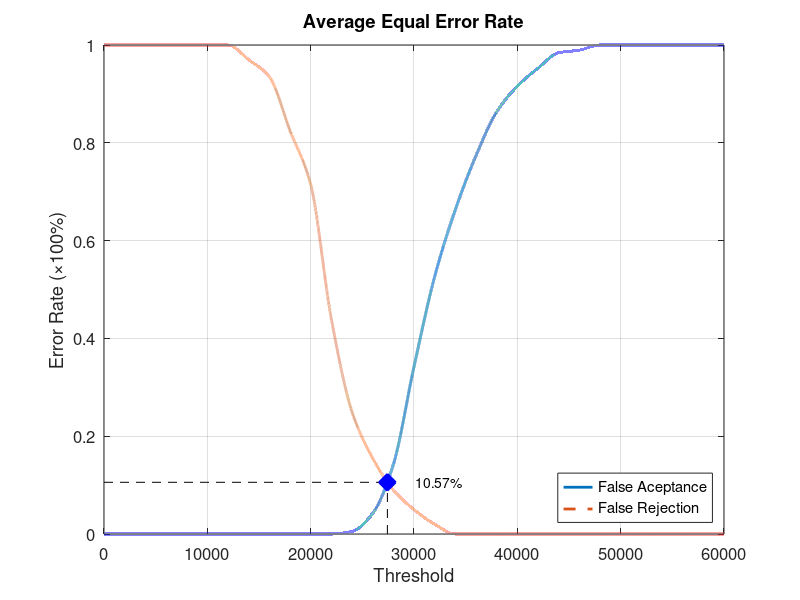
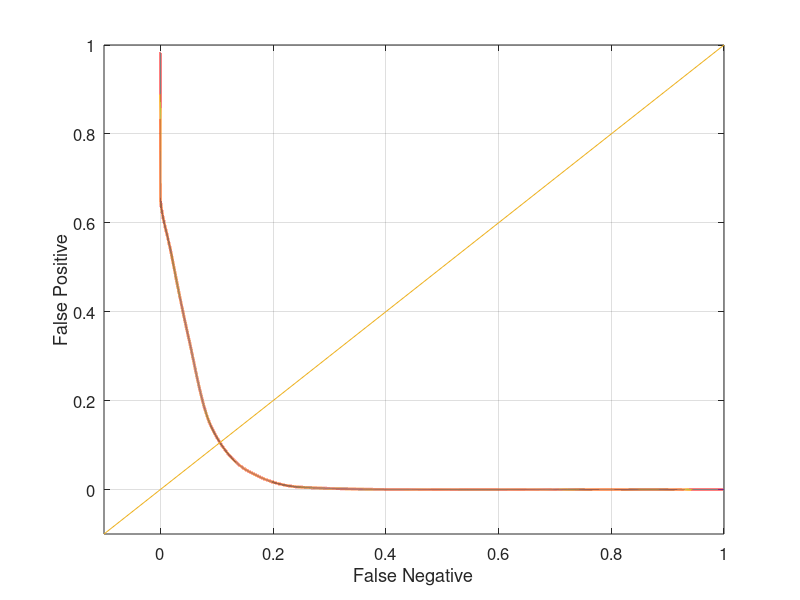

Write the MATLAB code that produced these figures, in order.
function yEER = Database3_3
close all;
clear;
clc;
x = 0:2000:60000;
xq = 0:0.5:60000;

y0 = [0 0 0 0 0 0 0 0 0 0 0 0 0.00526316 0.0421053 0.142105 0.342105 0.526316 0.663158 0.773684 0.863158 0.915789 0.952632 0.984211 0.989474 1 1 1 1 1 1 1];
yy0 = interp1(x, y0, xq, 'pchip');
y1 = [1 1 1 1 1 1 1 0.97 0.935 0.825 0.715 0.44 0.25 0.155 0.09 0.05 0.02 0 0 0 0 0 0 0 0 0 0 0 0 0 0];
yy1 = interp1(x, y1, xq, 'pchip');

% Calculating EER: 
y2 = abs(y0 - y1);
find(y2 == min(y2))
yy2 = abs(yy0 - yy1);
xEER = find(yy2 == min(yy2));
xEERIndex = xq(xEER) % X-axis EER
yEER = yy0(xEER) % Y-axis EER

main = figure
plot(xq, yy0,'-','LineWidth', 2);	hold on
plot(xq, yy1,'--','LineWidth', 2);	hold on
plot([xEERIndex xEERIndex], [0 yEER], 'k--');	hold on
plot([0 xEERIndex], [yEER yEER], 'k--');	hold on
plot(xEERIndex, yEER, 'bx', 'LineWidth', 10);	hold on
text(xEERIndex + 10 * xEERIndex / 100, yEER, [num2str(round((10000 * yEER)) / 100) '%'])
legend('False Aceptance', 'False Rejection', 'Location', 'SouthEast')
xlabel('Threshold')
ylabel('Error Rate (\times100%)')
title('Average Equal Error Rate')
set(gca, 'FontSize', 12)
axis([0 60000 0 1])
grid on

print(main, 'Database3_3Main', '-dpng');
FNRxFPR = figure('Color', [1 1 1]);
plot(yy1, yy0, '-', yy1, yy0, 'LineWidth', 2);
hold on
y = -0.1:0.1:1
plot(y, y); 
set(gca, 'FontSize', 12)
xlabel('False Negative')
ylabel('False Positive')
axis([-0.1 1 -0.1 1])
set(gca, 'FontSize', 12)
grid on

print(FNRxFPR, 'Database3_3FNRxFPR','-dpng');
end
